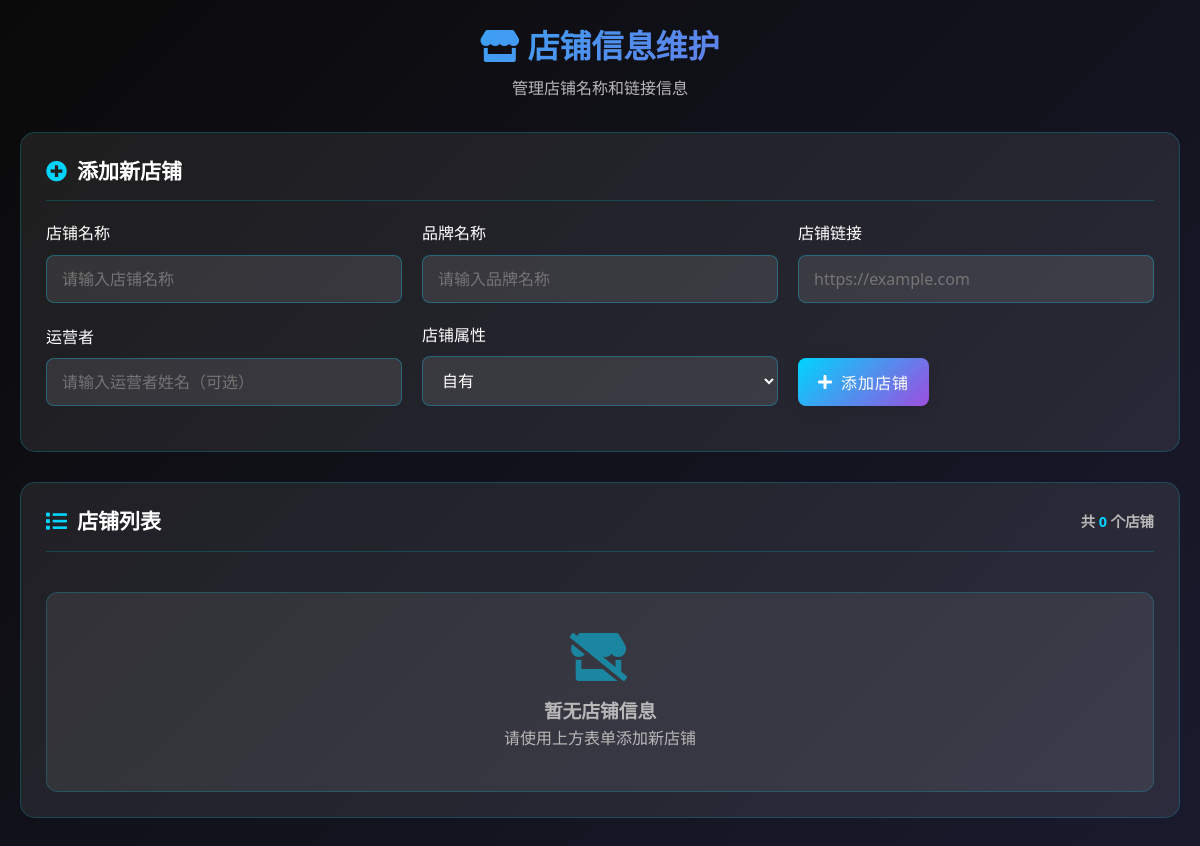
Page /admin/shops (signed in) on the earlier database version.
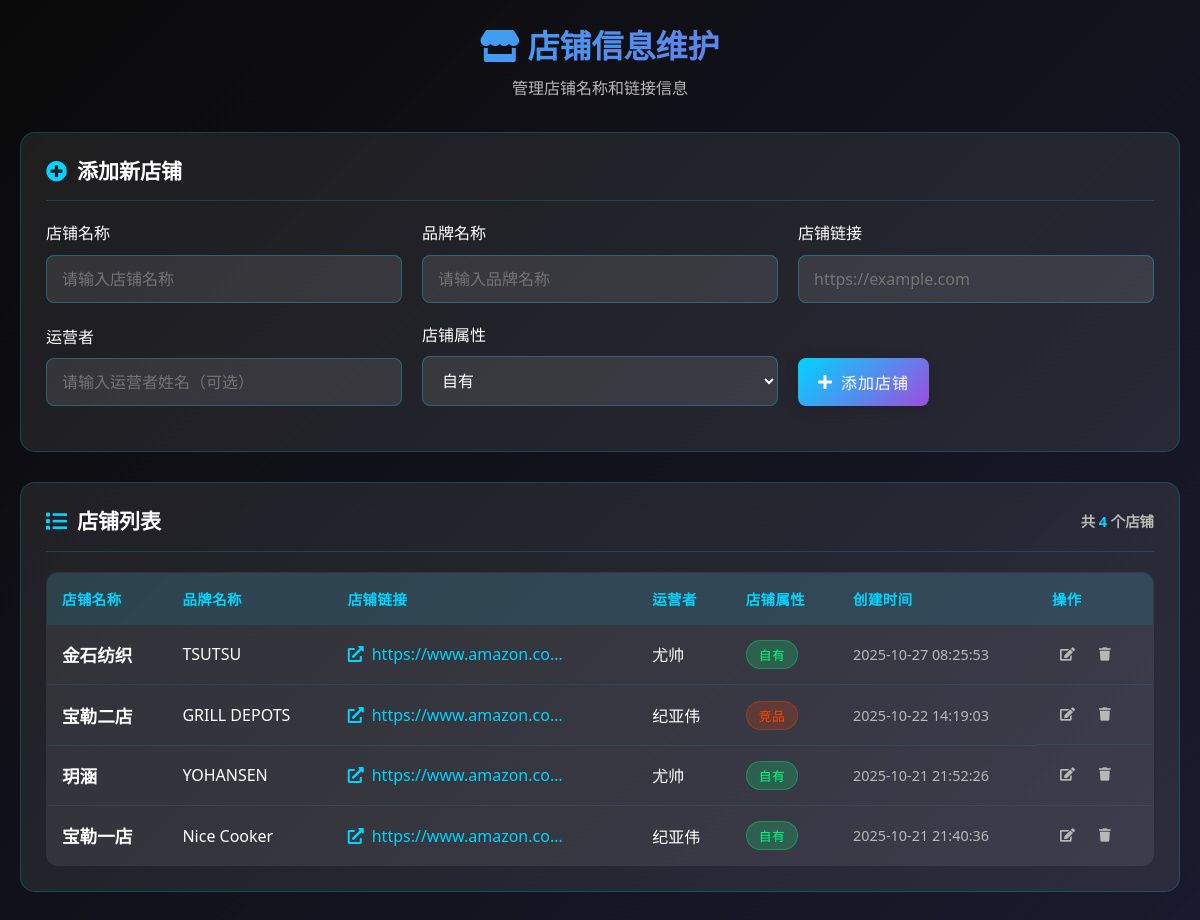
Same page on the later database version.
### tables this page shows
CREATE TABLE "shops" (
                id INTEGER PRIMARY KEY AUTOINCREMENT,
                shop_name TEXT NOT NULL UNIQUE,
                brand_name TEXT,
                shop_url TEXT NOT NULL,
                operator TEXT,
                shop_type TEXT DEFAULT "自有",
                created_at TIMESTAMP DEFAULT CURRENT_TIMESTAMP,
                updated_at TIMESTAMP DEFAULT CURRENT_TIMESTAMP,
                created_by INTEGER,
                FOREIGN KEY (created_by) REFERENCES users (id)
            );

### routes/admin.py (the view)
@admin_bp.route('/shops')
@login_required
def shop_management():
    LogService.log(
        action="访问店铺管理页面",
        resource="店铺管理",
        log_type="user",
        level="info"
    )
    from core.shop_model import Shop
    shops = Shop.get_all()
    embed = request.args.get('embed', 'false').lower() == 'true'
    if embed:
        return render_template('admin/shop_management_embed.html', shops=shops)
    else:
        return render_template('admin/shop_management_embed.html', shops=shops)

### core/auth.py (called while the page is built)
def is_logged_in():
    return 'username' in session

def login_required(f):
    from functools import wraps
    @wraps(f)
    def decorated_function(*args, **kwargs):
        if not is_logged_in():
            return redirect(url_for('auth.login', next=request.url))
        return f(*args, **kwargs)
    return decorated_function

### core/database.py (called while the page is built)
def get_user(username):
    conn = get_db_connection()
    cursor = conn.cursor()
    cursor.execute('SELECT * FROM users WHERE username = ?', (username,))
    user = cursor.fetchone()
    conn.close()
    return user

### core/database_config.py (called while the page is built)
def get_db_connection():
    conn = sqlite3.connect(DB_PATH)
    conn.execute(f"PRAGMA temp_store = 2")  # 使用临时内存存储
    conn.execute("PRAGMA journal_mode = WAL")  # 使用WAL模式提高并发性能
    def beijing_now():
        """返回当前北京时间"""
        return datetime.strftime(datetime.now(), '%Y-%m-%d %H:%M:%S')
    conn.create_function("beijing_now", 0, beijing_now)
    conn.row_factory = sqlite3.Row  # 使结果可以通过列名访问
    return conn

### templates/admin/shop_management_embed.html (shortened to what the changed rows need)
<link rel="stylesheet" href="https://cdnjs.cloudflare.com/ajax/libs/font-awesome/5.15.3/css/all.min.css">
<link rel="stylesheet" href="/static/css/core.css">
<link rel="stylesheet" href="/static/css/components.css">
<link rel="stylesheet" href="/static/css/layouts.css">
<link rel="stylesheet" href="/static/css/themes.css">
<link rel="stylesheet" href="/static/css/responsive.css">
<div class="shop-management-container">
    <div class="page-header">
        <h2><i class="fas fa-store"></i> 店铺信息维护</h2>
    </div>
    <div class="shops-list-section">
        <div class="section-title">
            <span class="shops-count">共 <span id="shops-total-count">{{ shops|length if shops else 0 }}</span> 个店铺</span>
        </div>
        <div class="shops-table-container">
            {% if shops %}
                <table class="shops-table">
                    <thead>
                        <tr>
                            <th>店铺名称</th>
                            <th>品牌名称</th>
                            <th>店铺链接</th>
                            <th>运营者</th>
                            <th>店铺属性</th>
                            <th>创建时间</th>
                            <th>操作</th>
                        </tr>
                    </thead>
                    <tbody>
                        {% for shop in shops %}
                        <tr class="shop-row" data-shop-id="{{ shop.id }}">
                            <td class="shop-name">{{ shop.shop_name }}</td>
                            <td class="brand-name">{{ shop.brand_name or '-' }}</td>
                            <td class="shop-url">
                                <a href="{{ shop.shop_url }}" target="_blank" class="url-link" title="{{ shop.shop_url }}">
                                    <i class="fas fa-external-link-alt"></i>
                                    <span class="url-text">{{ shop.shop_url[:30] }}{% if shop.shop_url|length > 30 %}...{% endif %}</span>
                                </a>
                            </td>
                            <td class="operator">{{ shop.operator or '-' }}</td>
                            <td class="shop-type">
                                <span class="type-badge {{ 'own' if shop.shop_type == '自有' else 'competitor' }}">
                                    {{ shop.shop_type or '自有' }}
                                </span>
                            </td>
                            <td class="created-at">{{ shop.created_at if shop.created_at else '-' }}</td>
                            <td class="actions">
                                <button class="edit-shop-btn" data-shop-id="{{ shop.id }}"
                                        data-shop-name="{{ shop.shop_name }}"
                                        data-brand-name="{{ shop.brand_name or '' }}"
                                        data-shop-url="{{ shop.shop_url }}"
                                        data-operator="{{ shop.operator or '' }}"
                                        data-shop-type="{{ shop.shop_type or '自有' }}"
                                        title="编辑">
                                    <i class="fas fa-edit"></i>
                                </button>
                                <button class="delete-shop-btn" data-shop-id="{{ shop.id }}" data-shop-name="{{ shop.shop_name }}" title="删除">
                                    <i class="fas fa-trash"></i>
                                </button>
                            </td>
                        </tr>
                        {% endfor %}
                    </tbody>
                </table>
            {% else %}
                <div class="empty-shops">
                    <i class="fas fa-store-slash"></i>
                    <h3>暂无店铺信息</h3>
                    <p>请使用上方表单添加新店铺</p>
                </div>
            {% endif %}
        </div>
    </div>
</div>

Differences in the rows shown:
added shops: shop_name "金石纺织", brand_name "TSUTSU", shop_url "https://www.amazon.co…", operator "尤帅", shop_type "自有", created_at "2025-10-27 08:25:53"
added shops: shop_name "宝勒二店", brand_name "GRILL DEPOTS", shop_url "https://www.amazon.co…", operator "纪亚伟", shop_type "竞品", created_at "2025-10-22 14:19:03"
added shops: shop_name "玥涵", brand_name "YOHANSEN", shop_url "https://www.amazon.co…", operator "尤帅", shop_type "自有", created_at "2025-10-21 21:52:26"
added shops: shop_name "宝勒一店", brand_name "Nice Cooker", shop_url "https://www.amazon.co…", operator "纪亚伟", shop_type "自有", created_at "2025-10-21 21:40:36"
Other differences:
{{ shops|length if shops else 0 }}: "0" → "4"
text no longer shown: "暂无店铺信息 请使用上方表单添加新店铺"
text now shown: "店铺名称 品牌名称 店铺链接 运营者 店铺属性 创建时间 操作"
